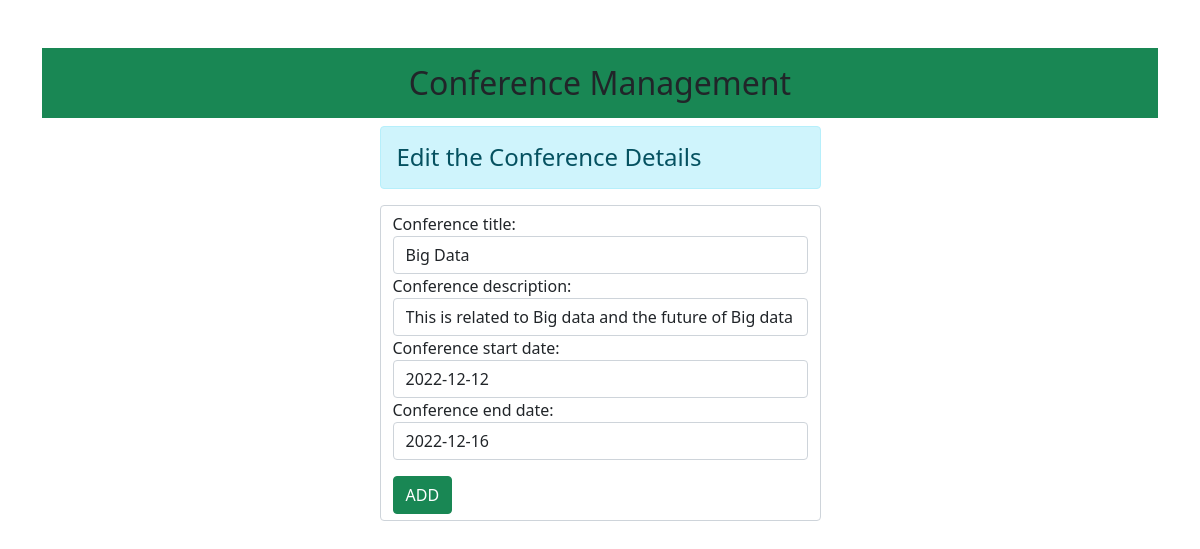
/edit/Big Data, run on the app's committed database.
### myapp/models.py (models this page shows)
class ConferenceModel(models.Model):
    conference_title = models.TextField(null=False,primary_key=True)
    conference_description = models.CharField(max_length=1000,null=False)
    conference_start_date = models.DateField(null=False)
    conference_end_date = models.DateField(null=False)

### myapp/views.py (the view)
# urls.py: path('edit/<str:id>',views.conferenceedit,name='conferenceedit'),
def conferenceedit(request,id):
    if request.method == 'POST':
        uniqueconferencetitle = ConferenceModel.objects.get(pk=id)
        requestconferencedetails = ConferenceForm(request.POST,instance=uniqueconferencetitle)
        if requestconferencedetails.is_valid():
            requestconferencedetails.save()
            return HttpResponsePermanentRedirect('/')
    else:
        uniqueconferencetitle = ConferenceModel.objects.get(pk=id)
        requestconferencedetails = ConferenceForm(instance=uniqueconferencetitle)
    return render(request,'myapp/conferenceedit.html',{'requestconferencedetails':requestconferencedetails})

### myapp/forms.py
class ConferenceForm(forms.ModelForm):
    class Meta:
        model = ConferenceModel
        fields = ['conference_title','conference_description','conference_start_date','conference_end_date']
        widgets = {
            'conference_title' : forms.TextInput(attrs={'class':'form-control '}),
            'conference_description' : forms.TextInput(attrs={'class':'form-control'}),
            'conference_start_date' : forms.TextInput(attrs={'class':'form-control','placeholder':'YYYY-MM-DD'}),
            'conference_end_date' : forms.TextInput(attrs={'class':'form-control','placeholder':'YYYY-MM-DD'})
        }

### myapp/templates/myapp/conferenceedit.html (shortened to what this page needs)
{% extends 'myapp/base.html' %}
{% block content %}
<div class="col-sm-5 container">
    <h4 class="alert alert-info">Edit the Conference Details</h4>
    <form class="form-control" method="POST">
    {{ requestconferencedetails }}
        <input type="submit" class="btn btn-success " value="ADD" id="add">
    </form>
</div>
{% endblock content %}

### data on the page
ConferenceModel: conference_title "Big Data", conference_description "This is related to Big data and the future of Big data", conference_start_date "2022-12-12", conference_end_date "2022-12-16"
